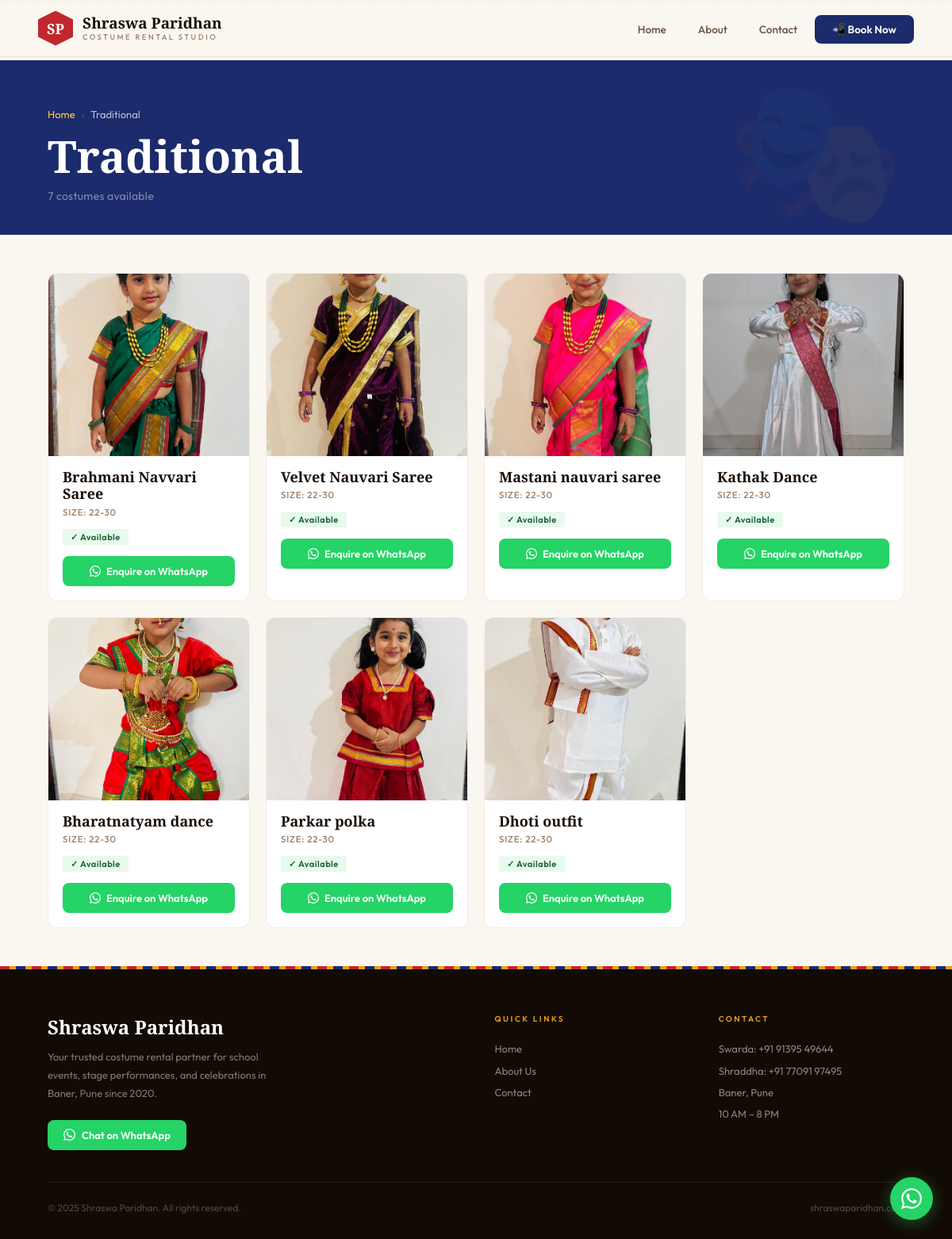
The app's page /category/2/ with its own data.
### app/models.py (models this page shows, shortened)
class Category(models.Model):
    name = models.CharField(max_length=100)
    parent = models.ForeignKey(
        'self',
        on_delete=models.CASCADE,
        null=True,
        blank=True,
        related_name='subcategories'
    )

class Dress(models.Model):
    name = models.CharField(max_length=200)
    category = models.ForeignKey(Category, on_delete=models.CASCADE, related_name='dresses')
    size = models.CharField(max_length=20)
    price_per_day = models.DecimalField(max_digits=8, decimal_places=2)
    image = models.ImageField(upload_to='dresses/')
    available = models.BooleanField(default=True)

### app/views.py (the view)
# urls.py: path('category/<int:pk>/', views.category_detail, name='category_detail'),
def category_detail(request, pk):
    category = get_object_or_404(Category, pk=pk)
    dresses = category.dresses.all()
    categories = Category.objects.filter(parent=None)
    return render(request, 'app/category_detail.html', {
        'category': category,
        'dresses': dresses,
        'categories': categories,
    })

### app/templates/app/category_detail.html (shortened to what this page needs)
{% extends 'app/base.html' %}
{% block content %}
<div class="cat-detail-hero">
  <div class="breadcrumb">
    <a href="/">Home</a>
    <span class="breadcrumb-sep">›</span>
    <span style="color:rgba(255,255,255,0.7);">{{ category.name }}</span>
  </div>
  <h1 class="cat-detail-title">{{ category.name }}</h1>
  <p class="cat-detail-count">{{ dresses.count }} costume{{ dresses.count|pluralize }} available</p>
</div>
<div class="products-section">
  {% if dresses %}
  <div class="costume-grid">
    {% for dress in dresses %}
    <div class="costume-card">
      <div class="costume-card-img-wrap">
        <img src="{{ dress.image.url }}" alt="{{ dress.name }}" class="costume-card-img" loading="lazy">
      </div>
      <div class="costume-card-body">
        <div class="costume-card-name">{{ dress.name }}</div>
        <div class="costume-card-size">Size: {{ dress.size }}</div>
        {% if dress.available %}
          <div class="badge-available">✓ Available</div>
        {% else %}
          <div class="badge-unavailable">✕ Unavailable</div>
        {% endif %}
        <a href="https://wa.me/919139549644?text=Hi!+I'm+interested+in+renting+{{ dress.name|urlencode }}+(Size:+{{ dress.size|urlencode }})+from+Shraswa+Paridhan."
           class="enquire-btn" target="_blank">
          Enquire on WhatsApp
        </a>
      </div>
    </div>
    {% endfor %}
  </div>
  {% endif %}
</div>
{% endblock %}

### app/templates/app/base.html (style rules this page uses)
:root { --crimson: #C1272D; --crimson-dark: #8B0000; --crimson-light: #E8474D; --turmeric: #E8A117; --turmeric-light: #FFC845; --indigo: #1B2B6B; --indigo-mid: #2D3F8A; --ivory: #FAF7F0; --parchment: #F2EAD8; --warm-dark: #120A04; --text: #1A0E06; --text-muted: #6B5040; --text-light: #9C7E65; --nav-height: 72px; --border: rgba(193,39,45,0.12); }
* { margin: 0; padding: 0; box-sizing: border-box; }
html { scroll-behavior: smooth; }
body { font-family: 'Outfit', sans-serif; background: var(--ivory); color: var(--text); overflow-x: hidden; }
.costume-card { background: white; border-radius: 12px; overflow: hidden; border: 1px solid rgba(193,39,45,0.1); transition: transform 0.3s, box-shadow 0.3s; position: relative; }
.costume-card-img-wrap { position: relative; overflow: hidden; }
.costume-card-img { width: 100%; height: 230px; object-fit: cover; display: block; background: var(--parchment); transition: transform 0.45s ease; }
.costume-card-body { padding: 16px 18px 18px; }
.costume-card-name { font-family: 'Cormorant Garamond', serif; font-weight: 700; font-size: 18px; color: var(--text); margin-bottom: 4px; line-height: 1.2; }
.costume-card-size { font-size: 11.5px; color: var(--text-light); margin-bottom: 12px; font-weight: 500; text-transform: uppercase; letter-spacing: 0.8px; }
.badge-available { display: inline-flex; align-items: center; gap: 5px; padding: 3px 10px; border-radius: 3px; background: rgba(34,197,94,0.1); color: #166534; font-size: 11px; font-weight: 600; margin-bottom: 14px; letter-spacing: 0.5px; }
.enquire-btn { display: flex; align-items: center; justify-content: center; gap: 7px; width: 100%; padding: 11px; background: #25D366; color: white; border-radius: 8px; text-decoration: none; font-size: 13px; font-weight: 600; transition: background 0.2s; }
.costume-grid { display: grid; grid-template-columns: repeat(auto-fill, minmax(230px, 1fr)); gap: 20px; }

### app/templates/app/category_detail.html (style rules this page uses)
.cat-detail-hero { background: var(--indigo); padding: clamp(2.5rem, 5vw, 4rem) clamp(1.5rem, 5vw, 5rem) 2.5rem; position: relative; overflow: hidden; }
.cat-detail-hero::after { content: '🎭'; position: absolute; right: 5%; top: 50%; transform: translateY(-50%); font-size: 180px; opacity: 0.05; pointer-events: none; }
.breadcrumb { font-size: 13px; color: rgba(255,255,255,0.4); margin-bottom: 14px; display: flex; align-items: center; gap: 8px; }
.breadcrumb a { color: var(--turmeric-light); text-decoration: none; transition: opacity 0.2s; }
.breadcrumb-sep { color: rgba(255,255,255,0.25); }
.cat-detail-title { font-family: 'Cormorant Garamond', serif; font-size: clamp(34px, 5vw, 56px); font-weight: 700; color: white; line-height: 1.1; }
.cat-detail-count { font-size: 14px; color: rgba(255,255,255,0.45); margin-top: 10px; letter-spacing: 0.3px; }
.products-section { padding: clamp(2rem, 4vw, 3.5rem) clamp(1.5rem, 5vw, 5rem); }

### records on screen
Category: name "Traditional", count "7"
Dress: image (picture), name "Brahmani Navvari Saree", size "22-30", available "✓ Available"
Dress: image (picture), name "Velvet Nauvari Saree", size "22-30", available "✓ Available"
Dress: image (picture), name "Mastani nauvari saree", size "22-30", available "✓ Available"
Dress: image (picture), name "Kathak Dance", size "22-30", available "✓ Available"
Dress: image (picture), name "Bharatnatyam dance", size "22-30", available "✓ Available"
Dress: image (picture), name "Parkar polka", size "22-30", available "✓ Available"
Dress: image (picture), name "Dhoti outfit", size "22-30", available "✓ Available"
